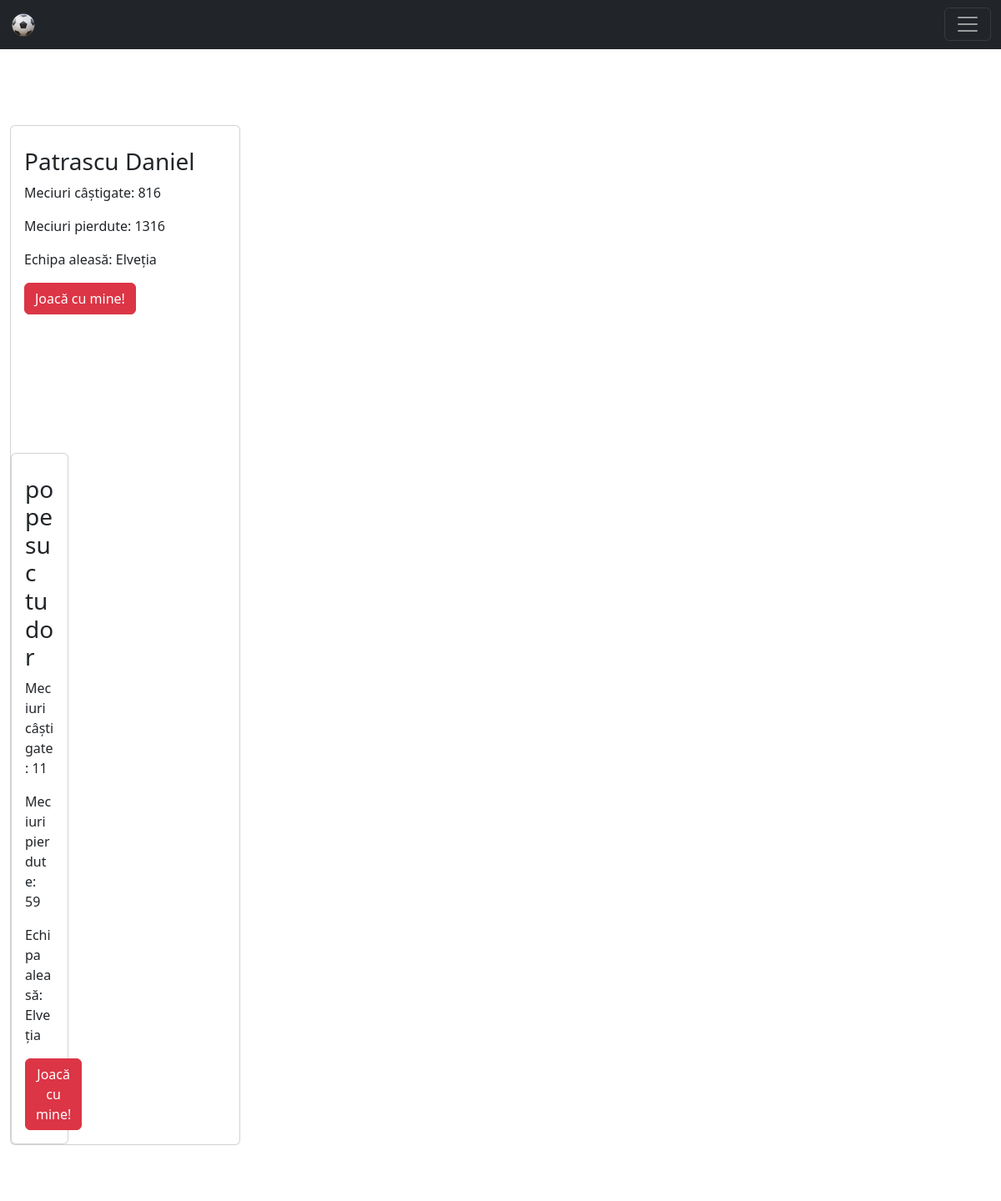
The page /list_of_users/ on the database as committed earlier.
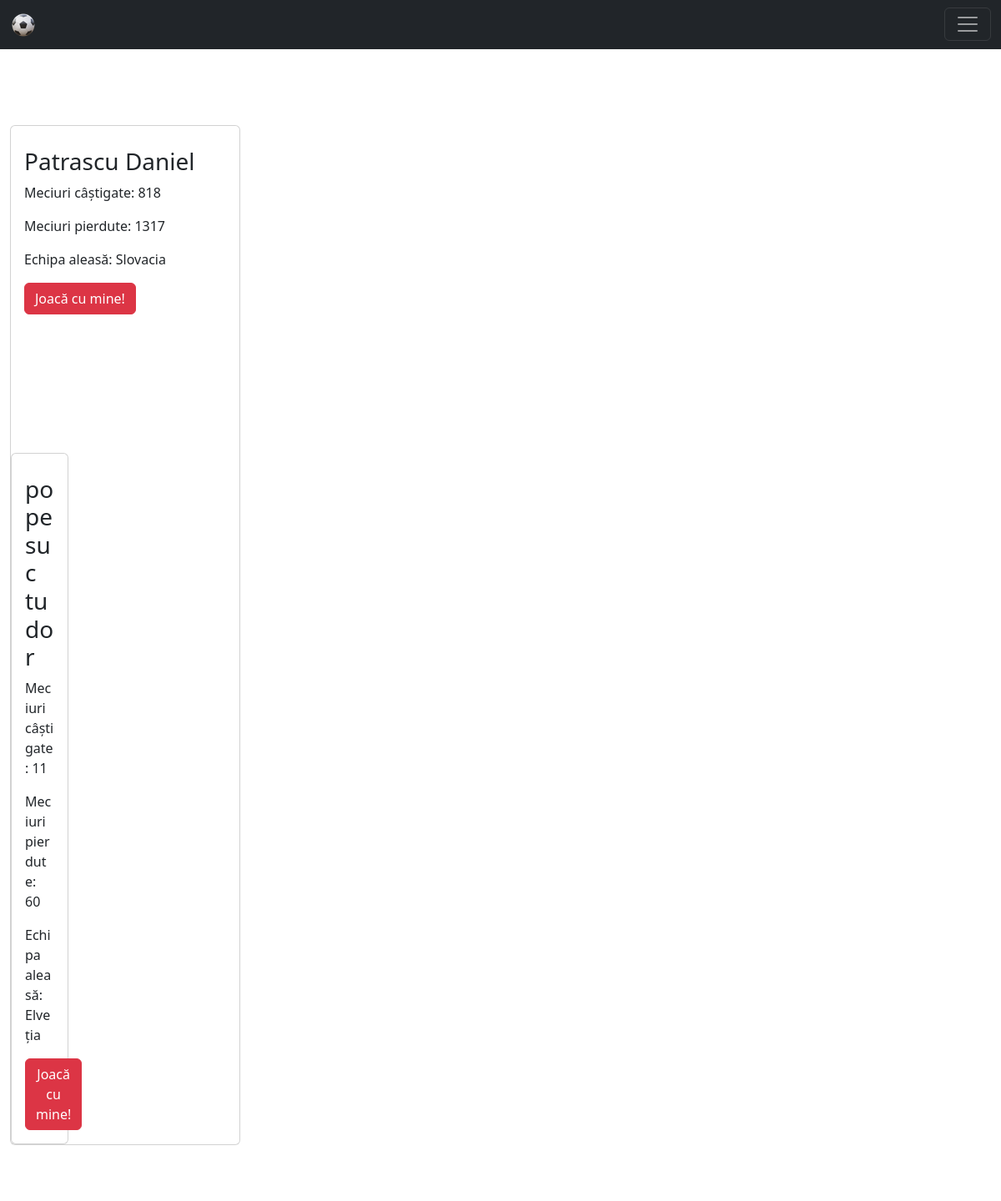
The same page on the database as committed later.
### home/models.py (models this page shows, shortened)
class CustomUserModel(AbstractUser):
    gender_options = (
        ('male', 'Masculin'),
        ('female', 'Feminin'),
        ('other', 'As prefera sa nu raspund'),
    )
    gender = models.CharField(max_length=6, choices=gender_options, null=True)
    birth_day = models.DateField(null=True)
    wins = models.PositiveIntegerField(default=0)
    losses = models.PositiveIntegerField(default=0)

class ChooseTeamModel(models.Model):
    user = models.OneToOneField(CustomUserModel, on_delete=models.CASCADE, null=True)
    team = models.ForeignKey(TeamModel, null=True, blank=True, on_delete=models.SET_NULL)

class TeamModel(models.Model):
    name = models.CharField(max_length=50, choices=team_options, null=False, unique=True)
    manager = models.CharField(max_length=50)

### home/views.py (the view)
# urls.py: path('list_of_users/', views.UserListView.as_view(), name='list_of_users'),
class UserListView(ListView):
    template_name = 'pages/play_with_another_user.html'
    model = CustomUserModel
    context_object_name = 'all_users'
    def get_queryset(self):
        return CustomUserModel.objects.exclude(id=self.request.user.id)

### templates/pages/play_with_another_user.html (shortened to what this page needs)
{% extends 'base.html' %}
{% load static %}
{% block content %}
{% include 'navbar.html' %}
 <div class='container-fluid'>
        <div class="row">
            {% for user in all_users %}
                <div class="col-md-3" style="padding-top: 150px" >
                    <div class="card" style="padding-top: 10px" >
                      <div class="card-body">
                            <h3 class="card-title">{{ user.first_name }} {{ user.last_name }}</h3>
                            <p class="card-text">Meciuri câștigate:  {{ user.wins }}</p>
                            <p class="card-text">Meciuri pierdute:  {{ user.losses }}</p>
                            <p class="card-text">Echipa aleasă:  {{ user.chooseteammodel.team.name }}</p>
                       <a class="btn btn-danger" href="{% url 'simulate_user_vs_user' user.id %}">Joacă cu mine!</a>
                      </div>
                {% endfor   %}
{% endblock %}

Rows that differ between the two databases and show on the page:
changed CustomUserModel "Patrascu": wins "816" → "818"; losses "1316" → "1317"; chooseteammodel.team.name "Elveția" → "Slovacia"
changed CustomUserModel "popesuc": losses "59" → "60"
